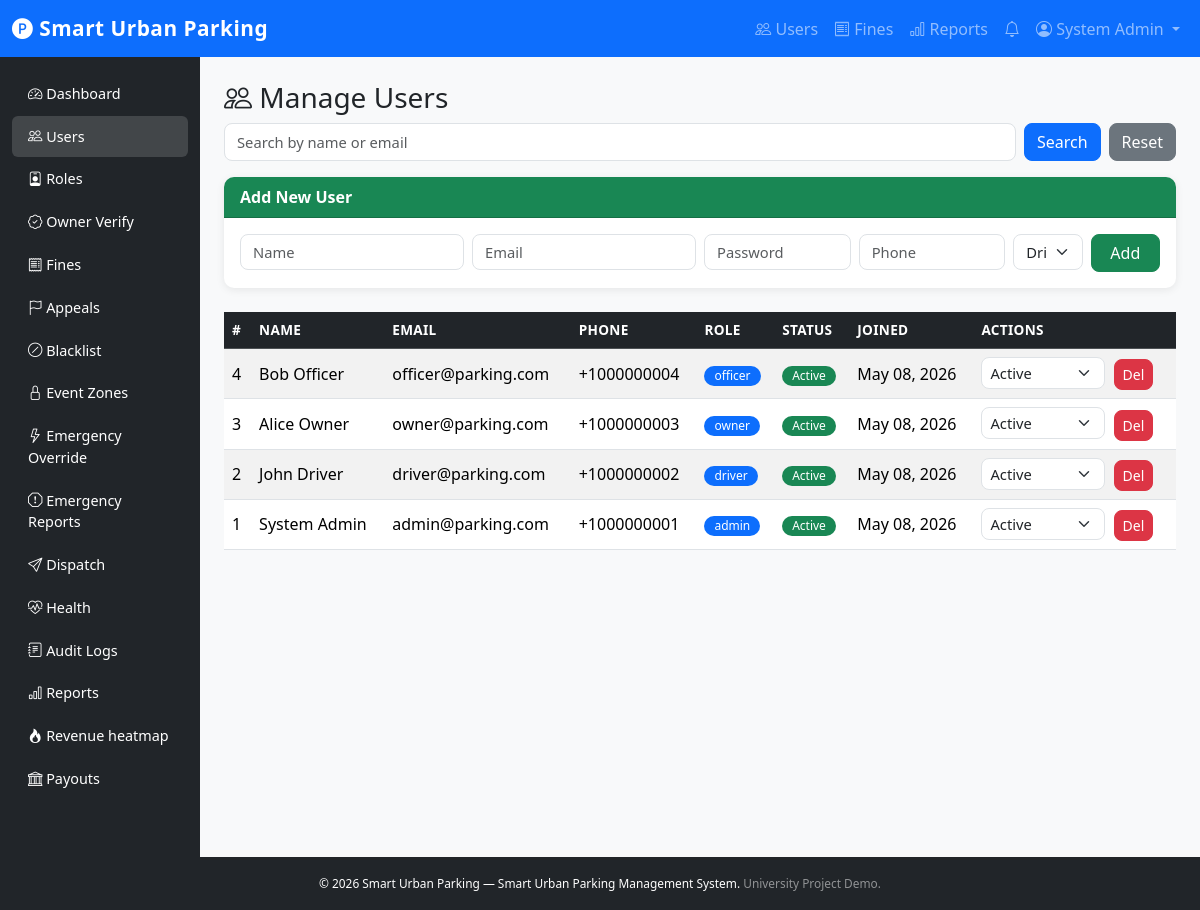
/src/public/index.php?page=admin-users (signed in), run on the app's committed database.
### tables this page shows
CREATE TABLE users (
    id INT UNSIGNED AUTO_INCREMENT PRIMARY KEY,
    name VARCHAR(100) NOT NULL,
    email VARCHAR(150) NOT NULL UNIQUE,
    password VARCHAR(255) NOT NULL,
    phone VARCHAR(20) DEFAULT NULL,
    role ENUM('driver','owner','admin','officer') NOT NULL DEFAULT 'driver',
    status ENUM('active','suspended','blacklisted') NOT NULL DEFAULT 'active',
    language VARCHAR(10) NOT NULL DEFAULT 'en',
    profile_image VARCHAR(255) DEFAULT NULL,
    default_vehicle_id INT UNSIGNED DEFAULT NULL COMMENT 'Preferred vehicle for booking (drivers)',
    created_at DATETIME NOT NULL DEFAULT CURRENT_TIMESTAMP,
    updated_at DATETIME NOT NULL DEFAULT CURRENT_TIMESTAMP ON UPDATE CURRENT_TIMESTAMP
);

### src/views/admin/users.php (the view, shortened to what the rows shown need)
<?php require_once BASE_PATH . '/views/layouts/header.php'; ?>
<?php require_once BASE_PATH . '/views/layouts/navbar.php'; ?>
<div class="container-fluid">
    <div class="row">
        <div class="col-md-10 p-4">
            <div class="table-responsive">
                <table class="table table-striped table-hover align-middle">
                    <thead class="table-dark"><tr><th>#</th><th>Name</th><th>Email</th><th>Phone</th><th>Role</th><th>Status</th><th>Joined</th><th>Actions</th></tr></thead>
                    <tbody>
                        <?php foreach ($users as $u): ?>
                            <tr>
                                <td><?= $u['id'] ?></td>
                                <td><?= htmlspecialchars($u['name']) ?></td>
                                <td><?= htmlspecialchars($u['email']) ?></td>
                                <td><?= htmlspecialchars($u['phone'] ?? '-') ?></td>
                                <td><span class="badge bg-primary"><?= htmlspecialchars($u['role']) ?></span></td>
                                <td><?= status_badge($u['status']) ?></td>
                                <td><?= date('M d, Y', strtotime($u['created_at'])) ?></td>
                                <td>
                                    <form method="POST" action="<?= page_url('update-user-status') ?>" class="d-inline">
                                        <select name="status" class="form-select form-select-sm d-inline w-auto" onchange="this.form.submit()">
                                            <?php foreach (['active','suspended','blacklisted'] as $s): ?>
                                                <option value="<?= $s ?>" <?= $u['status'] === $s ? 'selected' : '' ?>><?= ucfirst($s) ?></option>
                                            <?php endforeach; ?>
                                        </select>
                                    </form>
                                    <a href="<?= page_url('delete-user', ['id' => $u['id']]) ?>" class="btn btn-danger btn-sm ms-1" onclick="return confirm('Delete this user?')">Del</a>
                                </td>
                            </tr>
                        <?php endforeach; ?>
                    </tbody>
                </table>
            </div>
        </div>
    </div>
</div>
<?php require_once BASE_PATH . '/views/layouts/footer.php'; ?>

### src/views/layouts/navbar.php (shortened to what the rows shown need)
<?php
require_once BASE_PATH . '/helpers/auth_helper.php';
require_once BASE_PATH . '/helpers/url_helper.php';
$role   = current_role();
?>
<nav class="navbar navbar-expand-lg navbar-dark bg-primary">
    <div class="container-fluid">
        <div class="collapse navbar-collapse" id="navbarNav">
            <ul class="navbar-nav ms-auto align-items-center">
                <?php if (is_logged_in()): ?>
                    <?php if ($role === 'driver'): ?>
                        <li class="nav-item"><a class="nav-link" href="<?= page_url('browse-spots') ?>"><i class="bi bi-search"></i> Browse</a></li>
                        <li class="nav-item"><a class="nav-link" href="<?= page_url('reservations') ?>"><i class="bi bi-calendar-check"></i> Reservations</a></li>
                        <li class="nav-item"><a class="nav-link" href="<?= page_url('vehicles') ?>"><i class="bi bi-car-front"></i> Vehicles</a></li>
                        <li class="nav-item"><a class="nav-link" href="<?= page_url('fines') ?>"><i class="bi bi-exclamation-triangle"></i> Fines</a></li>
                    <?php elseif ($role === 'owner'): ?>
                        <li class="nav-item"><a class="nav-link" href="<?= page_url('owner-spots') ?>"><i class="bi bi-geo-alt"></i> My Spots</a></li>
                        <li class="nav-item"><a class="nav-link" href="<?= page_url('owner-earnings') ?>"><i class="bi bi-cash-stack"></i> Earnings</a></li>
                    <?php elseif ($role === 'admin' || $role === 'officer'): ?>
                        <li class="nav-item"><a class="nav-link" href="<?= page_url('admin-users') ?>"><i class="bi bi-people"></i> Users</a></li>
                        <li class="nav-item"><a class="nav-link" href="<?= page_url('admin-fines') ?>"><i class="bi bi-receipt"></i> Fines</a></li>
                        <li class="nav-item"><a class="nav-link" href="<?= page_url('admin-reports') ?>"><i class="bi bi-bar-chart"></i> Reports</a></li>
                    <?php endif; ?>
                    <li class="nav-item">
                        <a class="nav-link position-relative" href="<?= page_url('notifications') ?>">
                            <i class="bi bi-bell"></i>
                        </a>
                    </li>
                    <li class="nav-item dropdown">
                        <a class="nav-link dropdown-toggle" href="#" data-bs-toggle="dropdown">
                            <i class="bi bi-person-circle"></i> <?= htmlspecialchars(current_user()['name'] ?? '') ?>
                        </a>
                    </li>
                <?php endif; ?>
            </ul>
        </div>
    </div>
</nav>

### src/helpers/report_helper.php (shortened to what the rows shown need)
<?php
function status_badge(string $status): string
{
    $map = [
        'active'      => 'success',
        'confirmed'   => 'success',
        'completed'   => 'primary',
        'pending'     => 'warning',
        'waiting'     => 'warning',
        'cancelled'   => 'secondary',
        'failed'      => 'danger',
        'unpaid'      => 'danger',
        'paid'        => 'success',
        'appealed'    => 'info',
        'approved'    => 'success',
        'rejected'    => 'danger',
        'suspended'   => 'warning',
        'blacklisted' => 'danger',
        'online'      => 'success',
        'offline'     => 'danger',
        'error'       => 'warning',
        'locked'      => 'danger',
        'inactive'    => 'secondary',
        'maintenance' => 'warning',
        'owner-use'   => 'info',
        'escrow'      => 'info',
        'refunded'    => 'secondary',
        'no_show'     => 'dark',
        'notified'    => 'info',
        'waived'      => 'success',
        'processing'  => 'info',
        'maintenance' => 'warning',
        'inactive'    => 'secondary',
    ];
    $color = $map[$status] ?? 'secondary';
    $safe  = htmlspecialchars(ucfirst($status), ENT_QUOTES, 'UTF-8');
    return "<span class=\"badge bg-{$color}\">{$safe}</span>";
}

### data on the page
users: name "System Admin", id "1", email "admin@parking.com", phone "+1000000001", role "admin", status "Active", created_at "May 08, 2026"
users: id "4", name "Bob Officer", email "officer@parking.com", phone "+1000000004", role "officer", status "Active", created_at "May 08, 2026"
users: id "3", name "Alice Owner", email "owner@parking.com", phone "+1000000003", role "owner", status "Active", created_at "May 08, 2026"
users: id "2", name "John Driver", email "driver@parking.com", phone "+1000000002", role "driver", status "Active", created_at "May 08, 2026"

### other printed values
APP_NAME "Smart Urban Parking"
